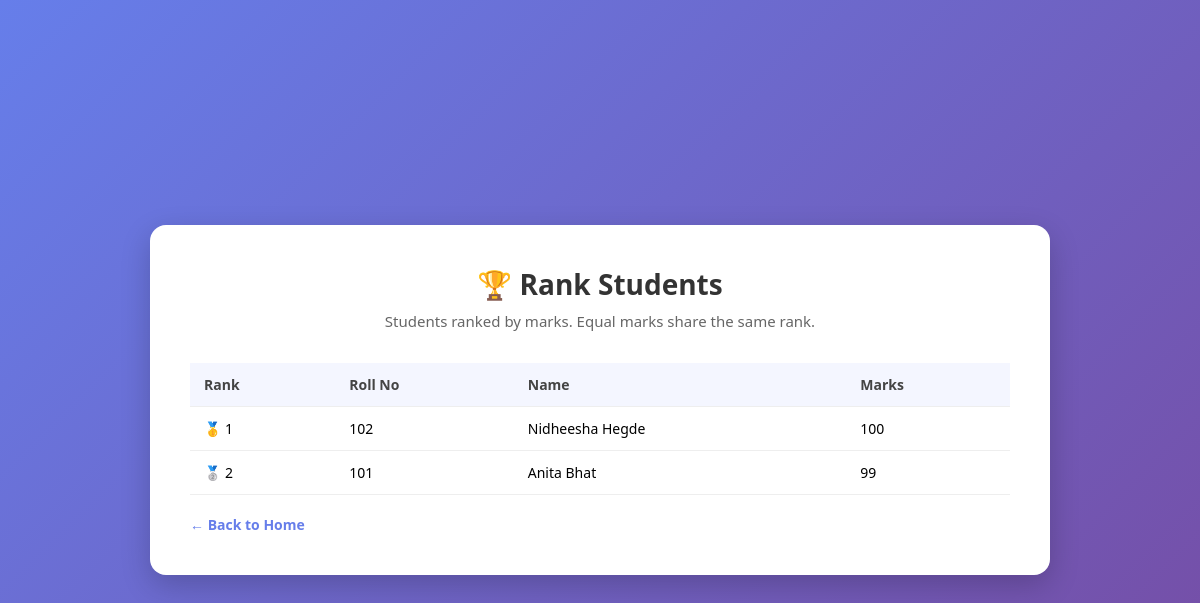
/rank, run on an earlier commit of the app's database.
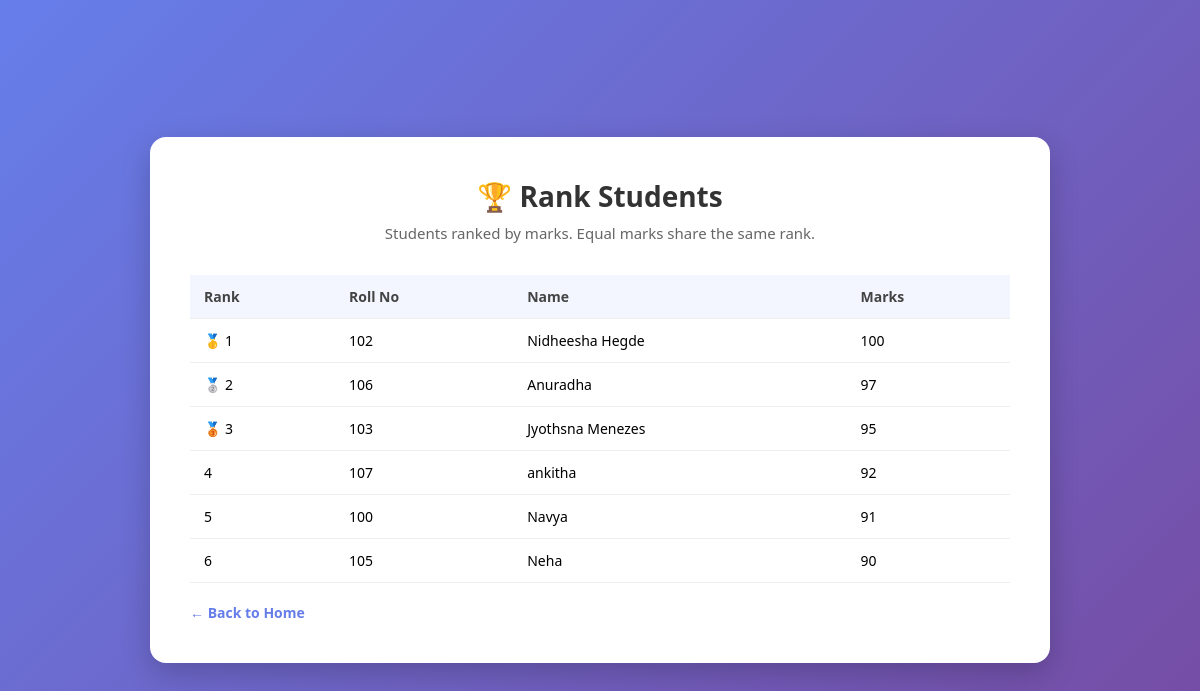
And on a later commit of the database.
### tables this page shows
CREATE TABLE students (
            id INTEGER PRIMARY KEY AUTOINCREMENT,
            roll_no INTEGER NOT NULL UNIQUE,
            name TEXT NOT NULL,
            marks INTEGER NOT NULL
        );

### app.py (the view)
@app.route("/rank")
def rank_students():
    students = database.get_students_sorted_by_marks()
    ranked_students = []
    current_rank = 0
    previous_marks = None
    for position, student in enumerate(students, start=1):
        if student["marks"] != previous_marks:
            current_rank = position
            previous_marks = student["marks"]
        ranked_students.append({
            "rank": current_rank,
            "roll_no": student["roll_no"],
            "name": student["name"],
            "marks": student["marks"]
        })
    return render_template("rank.html", ranked_students=ranked_students)

### database.py (called while the page is built)
def get_connection():
    connection = sqlite3.connect(DATABASE_NAME)
    connection.row_factory = sqlite3.Row  # lets us access columns by name, like row["name"]
    return connection

def get_students_sorted_by_marks():
    connection = get_connection()
    cursor = connection.cursor()
    cursor.execute("SELECT * FROM students ORDER BY marks DESC")
    rows = cursor.fetchall()
    connection.close()
    return rows

### templates/rank.html (shortened to what this page needs)
<!DOCTYPE html>
<html lang="en">
<head>
    <link rel="stylesheet" href="{{ url_for('static', filename='style.css') }}">
</head>
<body>
    <div class="container container-wide">
        <h1>🏆 Rank Students</h1>
        <p class="subtitle">Students ranked by marks. Equal marks share the same rank.</p>
        {% if ranked_students|length == 0 %}
            <p class="empty-message">No students added yet. Go to "Add Student" to add your first one.</p>
        {% else %}
            <table class="student-table">
                <thead>
                    <tr>
                        <th>Rank</th>
                        <th>Roll No</th>
                        <th>Name</th>
                        <th>Marks</th>
                    </tr>
                </thead>
                <tbody>
                    {% for item in ranked_students %}
                    <tr>
                        <td>
                            {% if item.rank == 1 %}🥇{% elif item.rank == 2 %}🥈{% elif item.rank == 3 %}🥉{% endif %}
                            {{ item.rank }}
                        </td>
                        <td>{{ item.roll_no }}</td>
                        <td>{{ item.name }}</td>
                        <td>{{ item.marks }}</td>
                    </tr>
                    {% endfor %}
                </tbody>
            </table>
        {% endif %}
        <a href="/" class="back-link">&larr; Back to Home</a>
    </div>
</body>
</html>

What changed in the data, as far as the page shows it:
removed students: rank "2", roll_no "101", name "Anita Bhat", marks "99"
added students: rank "2", roll_no "106", name "Anuradha", marks "97"
added students: rank "3", roll_no "103", name "Jyothsna Menezes", marks "95"
added students: rank "4", roll_no "107", name "ankitha", marks "92"
added students: rank "5", roll_no "100", name "Navya", marks "91"
added students: rank "6", roll_no "105", name "Neha", marks "90"
